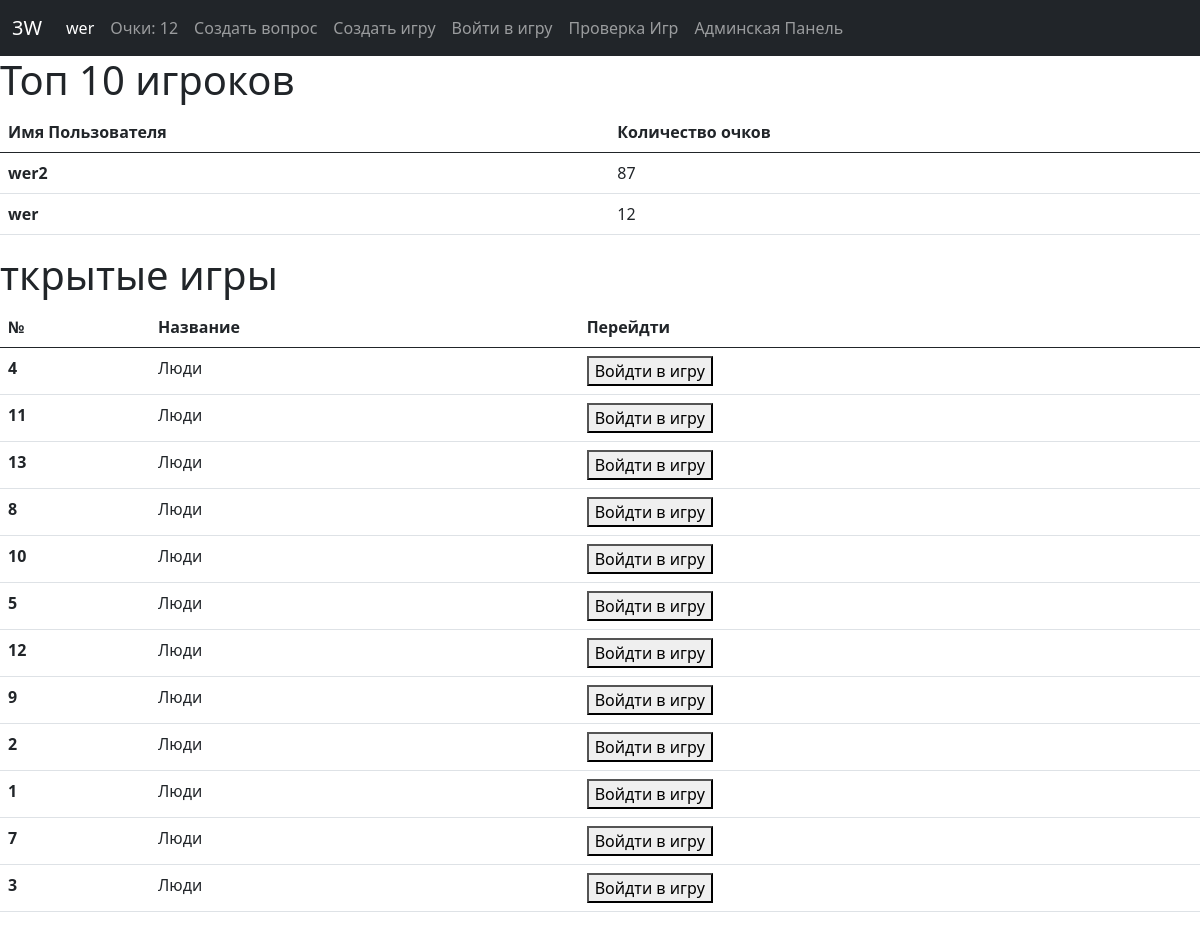
The page / (signed in) on the database its author committed.
### data/users.py (models this page shows, shortened)
class User(SqlAlchemyBase, UserMixin):
    __tablename__ = 'users'
    id = sqlalchemy.Column(sqlalchemy.Integer, primary_key=True, autoincrement=True)
    name = sqlalchemy.Column(sqlalchemy.String, nullable=True)
    email = sqlalchemy.Column(sqlalchemy.String, index=True, unique=True, nullable=True)
    hashed_password = sqlalchemy.Column(sqlalchemy.String, nullable=True)
    modifed_date = sqlalchemy.Column(sqlalchemy.DateTime, default=datetime.datetime.now)
    plus_ruls = sqlalchemy.Column(sqlalchemy.Boolean, default=False)
    admin = sqlalchemy.Column(sqlalchemy.Boolean, default=False)
    points = sqlalchemy.Column(sqlalchemy.Integer, default=0)

### data/game.py (models this page shows)
class Game(SqlAlchemyBase):
    __tablename__ = 'games'
    id = sqlalchemy.Column(sqlalchemy.Integer,
                           primary_key=True, autoincrement=True)
    admin = sqlalchemy.Column(sqlalchemy.Integer,
                                    sqlalchemy.ForeignKey("users.id"))
    title = sqlalchemy.Column(sqlalchemy.String, nullable=True)
    questions_id = sqlalchemy.Column(sqlalchemy.String, nullable=True)
    key = sqlalchemy.Column(sqlalchemy.String, nullable=True)
    is_private = sqlalchemy.Column(sqlalchemy.Boolean, default=False)
    create_date = sqlalchemy.Column(sqlalchemy.DateTime, default=datetime.datetime.now)
    user = orm.relation('User')

### main.py (the view)
@app.route("/", methods=['GET', 'POST'])
def index():
    arr_of_opened_games = list(db_sess.query(game.Game).all())
    random.shuffle(arr_of_opened_games)
    raiting = list(db_sess.query(users.User).order_by(users.User.points))[::-1]
    raiting = raiting[:max(10, len(raiting) - 1)]
    return render_template("base.html", title="Главная Страница",
                                        arr_of_opened_games=arr_of_opened_games[:max(10, len(arr_of_opened_games) - 1)],
                                        raiting=raiting)

### data/db_session.py (called while the page is built)
def create_session() -> Session:
    global __factory
    return __factory()

### main.py (called while the page is built)
@login_manager.user_loader
def load_user(user_id):
    db_sess = db_session.create_session()
    return db_sess.query(users.User).get(user_id)

### templates/base.html (shortened to what this page needs)
<!DOCTYPE html>
<html lang="en">
    <head>
        <link href="https://cdn.jsdelivr.net/npm/bootstrap@5.0.0-beta1/dist/css/bootstrap.min.css" rel="stylesheet">
    </head>
    <body>
        <nav class="navbar navbar-expand-lg navbar-dark bg-dark">
            <div class="container-fluid">
              <a class="navbar-brand" href="#">3W</a>
              <div class="collapse navbar-collapse" id="navbarSupportedContent">
                <ul class="navbar-nav me-auto mb-2 mb-lg-0">
                  {% if current_user.is_authenticated %}
                    <li class="nav-item">
                        <a class="nav-link active" aria-current="page" href="/loguot">{{ current_user.name }}</a>
                    </li>
                    <li class="nav-item">
                        <a class="nav-link" href="/points">Очки: {{ current_user.points }}</a>
                    </li>
                    <li class="nav-item">
                    <a class="nav-link" href="/create_question">Создать вопрос</a>
                    </li>
                    <li class="nav-item">
                        <a class="nav-link" href="/create_game">Создать игру</a>
                    </li>
                    <li class="nav-item">
                        <a class="nav-link" href="/choice_game">Войти в игру</a>
                    </li>
                        <li class="nav-item">
                            <a class="nav-link" href="/check_my_games">Проверка Игр</a>
                        </li>
                    {% if current_user.admin %}
                        <li class="nav-item">
                            <a class="nav-link" href="/admin">Админская Панель</a>
                        </li>
                    {% endif %}
                  {% endif %}
                </ul>
              </div>
            </div>
          </nav>
        <h1>Топ 10 игроков</h1>
        <table class="table">
          <thead>
            <tr>
              <th scope="col">Имя Пользователя</th>
              <th scope="col">Количество очков</th>
            </tr>
          </thead>
          <tbody>
            {% for user in raiting %}
                <tr>
                  <th scope="row">{{ user.name }}</th>
                  <td>{{ user.points }}</td>
                </tr>
            {% endfor %}
          </tbody>
        </table>
        <h1>ткрытые игры</h1>
        <table class="table">
          <thead>
            <tr>
              <th scope="col">№</th>
              <th scope="col">Название</th>
                <th scope="col">Перейдти</th>
            </tr>
          </thead>
          <tbody>
            {% for game in arr_of_opened_games %}
                <tr>
                  <th scope="row">{{ game.id }}</th>
                  <td>{{ game.title }}</td>
                    <td><button onclick="redirectGame({{ game.key }})">Войдти в игру</button></td>
                </tr>
            {% endfor %}
          </tbody>
        </table>
    </body>
</html>

### rows shown on the page
User: name "wer", points "12"
User: name "wer2", points "87"
Game: id "4", title "Люди"
Game: id "11", title "Люди"
Game: id "13", title "Люди"
Game: id "8", title "Люди"
Game: id "10", title "Люди"
Game: id "5", title "Люди"
Game: id "12", title "Люди"
Game: id "9", title "Люди"
Game: id "2", title "Люди"
Game: id "1", title "Люди"
Game: id "7", title "Люди"
Game: id "3", title "Люди"
